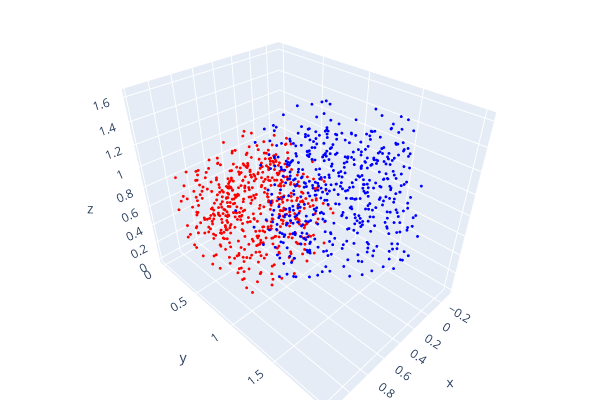
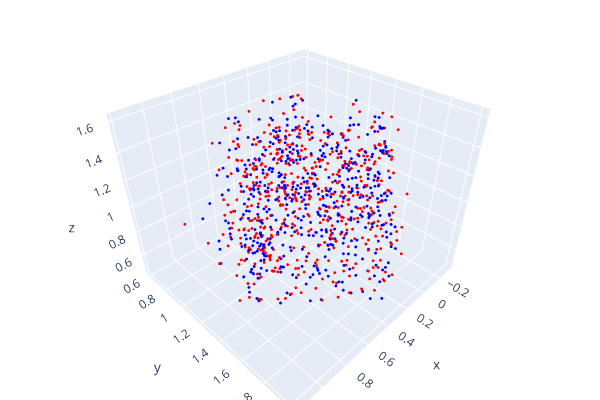

The notebook cell these images were saved under, in order:
### Markdown cell above
###  TODO: 
-use the function mrob.registration.arun() on the two point clouds. 

-Plot the two point clouds befor and after the solution.

### Code cell
# solve the problem
# TODO: 
#* use the function mrob.registration.arun() on the two point clouds. 
#* Plot the two point clouds befor and after the solution. 

vis_her(X, Y)
T_arun = mrob.registration.arun(X, Y)
print('Arun solution =\n', T_arun.T())
vis_her(Y, X, np.asarray(T_arun.T()))

### Figure 1 — Plotly figure (JSON) as saved in the notebook; plotly's stock layout.template omitted (floating-point values rounded to 4 significant figures; data arrays with more than 128 entries replaced by an {"elided": "..."} marker saying what was removed)
{"data": [{"marker": {"color": {"elided": "500x3 int values"}, "size": 1}, "mode": "markers", "type": "scatter3d", "x": {"elided": "500 float values"}, "y": {"elided": "500 float values"}, "z": {"elided": "500 float values"}}, {"marker": {"color": {"elided": "500x3 int values"}, "size": 1}, "mode": "markers", "type": "scatter3d", "x": {"elided": "500 float values"}, "y": {"elided": "500 float values"}, "z": {"elided": "500 float values"}}], "layout": {"height": 400, "margin": {"b": 0, "l": 0, "r": 0, "t": 0}, "scene": {"camera": {"center": {"x": 0, "y": 0, "z": 0}, "up": {"x": 0, "y": 0, "z": 1}}}, "showlegend": false, "width": 600}}

### Figure 2 — Plotly figure (JSON) as saved in the notebook; plotly's stock layout.template omitted (floating-point values rounded to 4 significant figures; data arrays with more than 128 entries replaced by an {"elided": "..."} marker saying what was removed)
{"data": [{"marker": {"color": {"elided": "500x3 int values"}, "size": 1}, "mode": "markers", "type": "scatter3d", "x": {"elided": "500 float values"}, "y": {"elided": "500 float values"}, "z": {"elided": "500 float values"}}, {"marker": {"color": {"elided": "500x3 int values"}, "size": 1}, "mode": "markers", "type": "scatter3d", "x": {"elided": "500 float values"}, "y": {"elided": "500 float values"}, "z": {"elided": "500 float values"}}], "layout": {"height": 400, "margin": {"b": 0, "l": 0, "r": 0, "t": 0}, "scene": {"camera": {"center": {"x": 0, "y": 0, "z": 0}, "up": {"x": 0, "y": 0, "z": 1}}}, "showlegend": false, "width": 600}}
